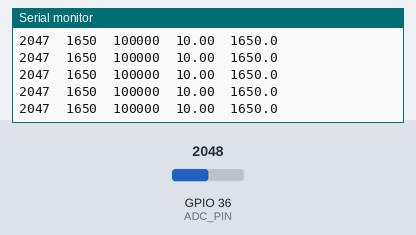
Bench run of a program on a simulated ESP32. Shown: the last lines printed to the serial monitor. The inputs (shaded band) are chosen by the test bench; at power-on: GPIO 36 (ADC_PIN) = 2048.

Above: at 1.2 s.
1.3 s: GPIO 36 (ADC_PIN) set to 2866
At 1.31 s:
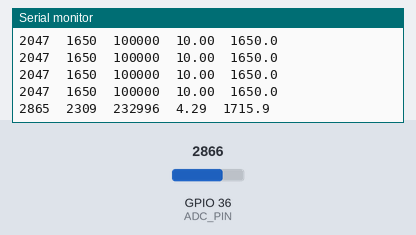
2.8 s: GPIO 36 (ADC_PIN) set to 3603
At 2.81 s:
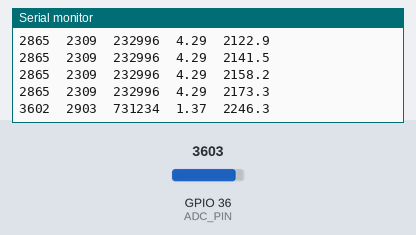
Timing chart, 0 to 5.8 s (numbered marks = the images above; inputs shaded):
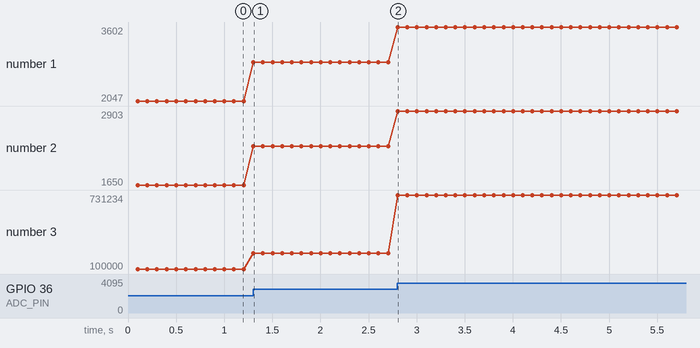

The program:

main.cpp
```cpp
#include <Arduino.h>
#include <WiFi.h>

static const int ADC_PIN = 36;
static const float R_REF = 100000.0f;
static const float V_SUPPLY_MV = 3300.0f;
static const float ALPHA = 0.1f;
static const unsigned long SAMPLE_INTERVAL = 100;

static float filtered_mv = 0.0f;
static unsigned long last_sample_time = 0;
static bool first_sample = true;

void setup() {
    Serial.begin(115200);
    WiFi.mode(WIFI_OFF);
    btStop();
    analogSetPinAttenuation(ADC_PIN, ADC_11db);
    Serial.println("raw_adc\tvoltage_mv\tresistance_ohm\tconductance_us\tfiltered_mv");
}

void loop() {
    unsigned long now = millis();
    if (now - last_sample_time < SAMPLE_INTERVAL) return;
    last_sample_time = now;

    float voltage_mv = (float)analogReadMilliVolts(ADC_PIN);
    int raw_adc = (int)(voltage_mv * 4095.0f / V_SUPPLY_MV);

    if (first_sample) {
        filtered_mv = voltage_mv;
        first_sample = false;
    } else {
        filtered_mv = ALPHA * voltage_mv + (1.0f - ALPHA) * filtered_mv;
    }

    float resistance_ohm;
    float conductance_us;

    if (V_SUPPLY_MV - voltage_mv < 1.0f) {
        resistance_ohm = 0.0f;
        conductance_us = 0.0f;
    } else if (voltage_mv < 1.0f) {
        resistance_ohm = 0.0f;
        conductance_us = 0.0f;
    } else {
        resistance_ohm = R_REF * voltage_mv / (V_SUPPLY_MV - voltage_mv);
        conductance_us = 1.0e6f / resistance_ohm;
    }

    Serial.print(raw_adc);
    Serial.print('\t');
    Serial.print((int)voltage_mv);
    Serial.print('\t');
    Serial.print((int)resistance_ohm);
    Serial.print('\t');
    Serial.print(conductance_us, 2);
    Serial.print('\t');
    Serial.println(filtered_mv, 1);
}
```

Measured:
- after the input at 1.3 s, the serial monitor: prints a new line at once (image 1)
- after the input at 2.8 s, the serial monitor: prints a new line at once (image 2)
- plotted number 1: 2047 → 2865 after the input at 1.3 s, 2865 → 3602 after the input at 2.8 s
- plotted number 2: 1650 → 2309 after the input at 1.3 s, 2309 → 2903 after the input at 2.8 s
- plotted number 3: 100000 → 232996 after the input at 1.3 s, 232996 → 731234 after the input at 2.8 s
